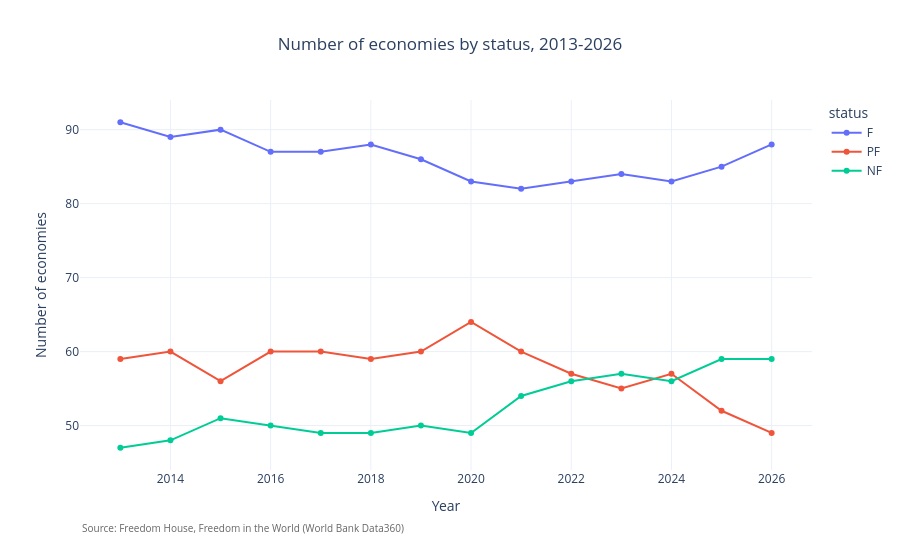

Notebook cell for this chart:
### Markdown cell above
## 7. The categorical status over time

**Question:** how has the Free / Partly Free / Not Free mix shifted since 2013?

**Method:** count the three statuses per year. STATUS is categorical — its strings are used directly.

### Code cell
status = long[long['INDICATOR'] == 'FH_FIW_STATUS']
st = status.pivot_table(index='Year', columns='Score', values='Economy', aggfunc='count')
print(st[['F', 'PF', 'NF']].to_string())

status_trend = st[['F', 'PF', 'NF']].reset_index().melt(id_vars='Year', var_name='status', value_name='count')
fig = create_multi_trend_chart(
    status_trend,
    title='Number of economies by status, 2013-2026',
    y_label='Number of economies',
    group_col='status',
    value_col='count',
)
fig.show()

### Figure 1 — Plotly figure (JSON) as saved in the notebook; plotly's stock layout.template omitted (floating-point values rounded to 4 significant figures)
{"data": [{"hovertemplate": "status=F<br>Year=%{x}<br>Number of economies=%{y}<extra></extra>", "legendgroup": "F", "line": {"color": "#636efa", "dash": "solid"}, "marker": {"symbol": "circle"}, "mode": "lines+markers", "name": "F", "orientation": "v", "showlegend": true, "type": "scatter", "x": [2013, 2014, 2015, 2016, 2017, 2018, 2019, 2020, 2021, 2022, 2023, 2024, 2025, 2026], "xaxis": "x", "y": [91, 89, 90, 87, 87, 88, 86, 83, 82, 83, 84, 83, 85, 88], "yaxis": "y"}, {"hovertemplate": "status=PF<br>Year=%{x}<br>Number of economies=%{y}<extra></extra>", "legendgroup": "PF", "line": {"color": "#EF553B", "dash": "solid"}, "marker": {"symbol": "circle"}, "mode": "lines+markers", "name": "PF", "orientation": "v", "showlegend": true, "type": "scatter", "x": [2013, 2014, 2015, 2016, 2017, 2018, 2019, 2020, 2021, 2022, 2023, 2024, 2025, 2026], "xaxis": "x", "y": [59, 60, 56, 60, 60, 59, 60, 64, 60, 57, 55, 57, 52, 49], "yaxis": "y"}, {"hovertemplate": "status=NF<br>Year=%{x}<br>Number of economies=%{y}<extra></extra>", "legendgroup": "NF", "line": {"color": "#00cc96", "dash": "solid"}, "marker": {"symbol": "circle"}, "mode": "lines+markers", "name": "NF", "orientation": "v", "showlegend": true, "type": "scatter", "x": [2013, 2014, 2015, 2016, 2017, 2018, 2019, 2020, 2021, 2022, 2023, 2024, 2025, 2026], "xaxis": "x", "y": [47, 48, 51, 50, 49, 49, 50, 49, 54, 56, 57, 56, 59, 59], "yaxis": "y"}], "layout": {"annotations": [{"font": {"color": "#666666", "size": 10}, "showarrow": false, "text": "Source: Freedom House, Freedom in the World (World Bank Data360)", "x": 0, "xanchor": "left", "xref": "paper", "y": -0.18, "yref": "paper"}], "hovermode": "x unified", "legend": {"title": {"text": "status"}, "tracegroupgap": 0}, "margin": {"b": 90}, "title": {"text": "Number of economies by status, 2013-2026", "x": 0.5}, "xaxis": {"anchor": "y", "domain": [0.0, 1.0], "title": {"text": "Year"}}, "yaxis": {"anchor": "x", "domain": [0.0, 1.0], "title": {"text": "Number of economies"}}}}
